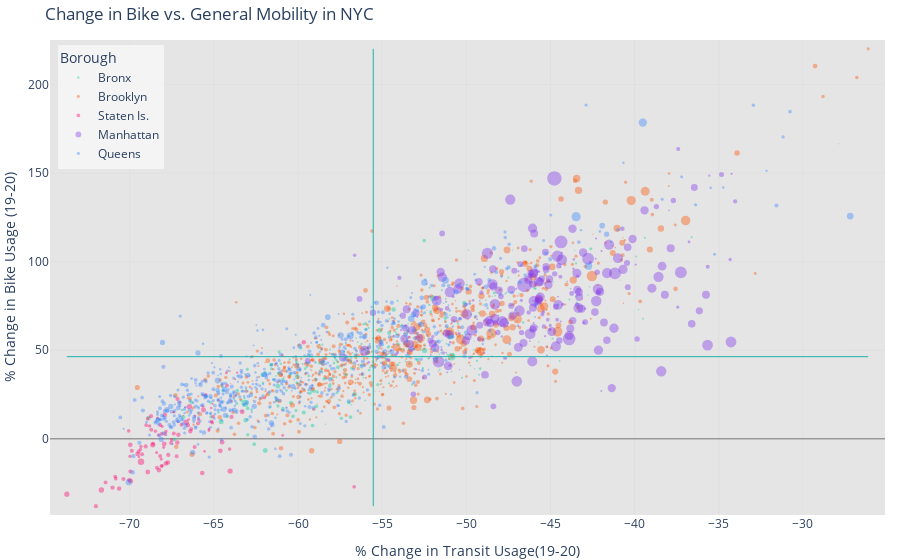

Here is the notebook cell this chart was saved with:
### Markdown cell above
### PLOT  
Scatterplot ->  
* y = 'bike_change'
* x = 'tr_change'

### Code cell
import plotly.graph_objects as go

y = 'bike_change'
x = 'tr_change'
colors = ['#00cc9d','#fb5607','#ff006e','#8338ec','#3a86ff']

fig = go.Figure()
for i,n in enumerate(dfm['boro'].unique().tolist()):
    temp = dfm[ dfm['boro'] == n ]

    fig.add_trace(go.Scatter(
        y=temp[y] , x=temp[x],
        mode='markers',
        text = temp['dest'],
        hovertemplate = '<b>%{text}</b><br>Ch. in Transit Usage: %{x:.1f}%<br>Ch. in Bike Usage: %{y:.1f}%<extra></extra>',
        marker_color= colors[i],
        name = n,
        marker=dict(
            size=temp['mhi']/10000, opacity = 0.4,
            line = dict( width = 0))
            ))

fig.add_shape( # Median X axis
    type="line",line=dict(color="LightSeaGreen",width=1),
    x0=dfm[x].median() , x1=dfm[x].median() , 
    y0=dfm[y].min(), y1=dfm[y].max(),
    )
fig.add_shape( # Median Y axis
    type="line",line=dict(color="LightSeaGreen",width=1),
    x0=dfm[x].min(), x1=dfm[x].max(),
    y0=dfm[y].median(), y1=dfm[y].median(),
    )

fig.update_xaxes( 
    title = '% Change in Transit Usage(19-20)' , 
    showgrid=True, gridwidth=0.25, gridcolor='lightgrey',zerolinecolor='black',zerolinewidth=0.5,
    range=[dfm[x].min()-1 , dfm[x].max()+1 ] )

fig.update_yaxes( 
    title = '% Change in Bike Usage (19-20)' ,
    showgrid=True, gridwidth=0.25, gridcolor='lightgrey',zerolinecolor='black',zerolinewidth=0.5,
    range=[ dfm[y].min()-5 , dfm[y].max()+5 ] )

fig.update_layout(
    legend=dict(
        title = 'Borough',
        yanchor="top" , y=0.99,
        xanchor="left" , x=0.01,
        bgcolor = 'rgba(255,255,255,0.6)'
    ))

fig.update_layout( margin=dict(l=10,r=15,t=40,b=3) , plot_bgcolor = '#e5e5e5' , title = 'Change in Bike vs. General Mobility in NYC')
fig.show()

### Figure 1 — Plotly figure (JSON) as saved in the notebook; plotly's stock layout.template omitted (floating-point values rounded to 4 significant figures; data arrays with more than 128 entries replaced by an {"elided": "..."} marker saying what was removed)
{"data": [{"hovertemplate": "<b>%{text}</b><br>Ch. in Transit Usage: %{x:.1f}%<br>Ch. in Bike Usage: %{y:.1f}%<extra></extra>", "marker": {"color": "#00cc9d", "line": {"width": 0}, "opacity": 0.4, "size": {"elided": "324 float values"}}, "mode": "markers", "name": "Bronx", "text": {"elided": "324 str values"}, "type": "scatter", "x": {"elided": "324 float values"}, "y": {"elided": "324 float values"}}, {"hovertemplate": "<b>%{text}</b><br>Ch. in Transit Usage: %{x:.1f}%<br>Ch. in Bike Usage: %{y:.1f}%<extra></extra>", "marker": {"color": "#fb5607", "line": {"width": 0}, "opacity": 0.4, "size": {"elided": "730 float values"}}, "mode": "markers", "name": "Brooklyn", "text": {"elided": "730 str values"}, "type": "scatter", "x": {"elided": "730 float values"}, "y": {"elided": "730 float values"}}, {"hovertemplate": "<b>%{text}</b><br>Ch. in Transit Usage: %{x:.1f}%<br>Ch. in Bike Usage: %{y:.1f}%<extra></extra>", "marker": {"color": "#ff006e", "line": {"width": 0}, "opacity": 0.4, "size": [3.47, 4.021, 4, 4.184, 2.596, 2.894, 5.449, 3.571, 4.5, 4.464, 3.159, 3.925, 4.441, 4.843, 4.029, 3.272, 4.024, 4.02, 3.969, 4.331, 4.179, 4.031, 3.743, 4.681, 2.662, 3.74, 6.523, 4.767, 3.453, 3.885, 4.97, 2.653, 4.498, 4.053, 4.157, 5.03, 3.973, 4.06, 3.5, 3.891, 2.934, 4.276, 4.247, 1.728, 4.456, 3.836, 3.174, 3.143, 5.24, 4.38, 4.173, 3.811, 3.448, 2.697, 2.742, 3.889, 5.419, 5.407, 2.535, 4.041, 3.619, 2.993, 2.746, 4.507, 4.261, 3.616, 5.159, 4.424, 3.208, 3.385, 3.05, 3.465, 4.721, 1.976, 3.342, 0.9286, 3.027, 2.688, 3.463, 2.784, 3.503, 4.056, 4.768, 4.956, 3.877, 1.042, 4.128, 2.539, 3.536, 5.27, 3.685, 3.165, 3.962, 4.665, 2.041, 4.688, 4.469, 4.214, 3.594, 4.774, 3.597, 2.352, 3.69, 3.688, 3.851]}, "mode": "markers", "name": "Staten Is.", "text": ["36085029102", "36085027702", "36085032300", "36085013201", "36085027900", "36085004700", "36085006700", "36085027706", "36085000300", "36085012200", "36085010500", "36085024800", "36085019800", "36085017700", "36085029103", "36085024700", "36085018100", "36085013400", "36085011202", "36085009602", "36085027301", "36085017012", "36085018901", "36085015602", "36085002100", "36085014607", "36085014700", "36085020100", "36085016901", "36085005000", "36085012804", "36085013302", "36085014100", "36085025100", "36085011402", "36085017600", "36085027704", "36085018701", "36085005900", "36085009601", "36085011401", "36085013204", "36085024401", "36085002900", "36085017005", "36085003900", "36085007000", "36085021300", "36085015100", "36085030302", "36085020801", "36085012500", "36085013800", "36085020700", "36085012806", "36085020804", "36085015601", "36085012100", "36085006400", "36085017007", "36085029104", "36085000900", "36085017300", "36085014604", "36085014606", "36085030301", "36085024402", "36085015603", "36085007400", "36085011201", "36085023100", "36085023900", "36085014605", "36085007500", "36085027302", "36085002700", "36085001700", "36085001100", "36085018702", "36085031902", "36085027705", "36085009700", "36085020803", "36085003300", "36085003600", "36085013301", "36085017008", "36085004000", "36085012805", "36085017009", "36085017010", "36085007700", "36085014608", "36085002001", "36085008100", "36085017011", "36085002002", "36085018902", "36085000600", "36085019700", "36085022300", "36085000700", "36085000800", "36085001800", "36085013203"], "type": "scatter", "x": [-69.37, -66.14, -68.19, -68.73, -67.14, -60.91, -66.45, -65.13, -59.66, -67.11, -68.08, -71.44, -71.02, -67.95, -69.88, -65.91, -67.21, -66.92, -68.38, -66.54, -67.17, -69.97, -69.02, -68.27, -60.94, -68.62, -69.33, -64.51, -68.82, -64.22, -63.32, -66.51, -67.92, -68.72, -65.94, -69.95, -66.35, -67.38, -65.49, -68.09, -65.3, -69.06, -72.01, -66.73, -67.73, -68.93, -68.4, -68.35, -68.63, -66.4, -70.04, -65.05, -69.98, -65.29, -65.55, -70.86, -71.69, -66.65, -69.45, -69.27, -67.89, -64.26, -66.12, -67.86, -67.71, -68.28, -73.74, -70.63, -67.98, -68.13, -67.04, -68.47, -69.53, -63.73, -68.07, -65.49, -65.65, -65.16, -67.85, -67.39, -69.34, -67.55, -68.93, -65.62, -69.47, -64.01, -70.37, -63.96, -65.1, -64.04, -70.83, -61.99, -68.19, -69.97, -65.07, -65.69, -67.17, -63.95, -64.07, -64.62, -70.06, -63.62, -67.51, -56.66, -68.11], "y": [-6.076, -4.557, 7.758, 12.78, 9.47, 1.934, 18.17, 9.715, 54.56, 2.331, 7.044, -24.59, -27.54, -2.872, -6.699, 10.96, -9.846, 7.907, -16.38, 7.677, 22.56, -18.42, 7.735, -17.64, 47.2, -2.763, -12.92, -1.926, 7.228, 30.18, 15.29, 10.92, 13.64, 5.076, 8.743, -23.78, 5.504, 2.967, 24.83, 2.89, 4.694, -4.277, -38.0, 17.72, -13.32, 11.33, -7.749, 11.67, -3.362, 4.264, -23.36, 12.58, -9.892, 5.613, -7.015, -21.34, -28.91, 9.372, -10.24, -8.686, 2.652, 37.28, 12.88, -13.99, -9.075, 2.168, -31.23, -28.02, -4.813, -11.43, 20.67, 4.301, -8.573, 33.67, -15.19, 14.11, 18.36, 17.4, 4.166, 15.03, -4.322, -2.316, -18.73, 16.32, -7.137, 31.21, -22.7, 21.28, 9.04, -18.19, -22.51, 23.19, -9.723, -3.387, 19.68, -19.29, -2.062, 12.37, -5.811, -6.798, 4.483, 37.39, -0.6008, -27.05, -15.37]}, {"hovertemplate": "<b>%{text}</b><br>Ch. in Transit Usage: %{x:.1f}%<br>Ch. in Bike Usage: %{y:.1f}%<extra></extra>", "marker": {"color": "#8338ec", "line": {"width": 0}, "opacity": 0.4, "size": {"elided": "275 float values"}}, "mode": "markers", "name": "Manhattan", "text": {"elided": "275 str values"}, "type": "scatter", "x": {"elided": "275 float values"}, "y": {"elided": "275 float values"}}, {"hovertemplate": "<b>%{text}</b><br>Ch. in Transit Usage: %{x:.1f}%<br>Ch. in Bike Usage: %{y:.1f}%<extra></extra>", "marker": {"color": "#3a86ff", "line": {"width": 0}, "opacity": 0.4, "size": {"elided": "633 float values"}}, "mode": "markers", "name": "Queens", "text": {"elided": "633 str values"}, "type": "scatter", "x": {"elided": "633 float values"}, "y": {"elided": "633 float values"}}], "layout": {"legend": {"bgcolor": "rgba(255,255,255,0.6)", "title": {"text": "Borough"}, "x": 0.01, "xanchor": "left", "y": 0.99, "yanchor": "top"}, "margin": {"b": 3, "l": 10, "r": 15, "t": 40}, "plot_bgcolor": "#e5e5e5", "shapes": [{"line": {"color": "LightSeaGreen", "width": 1}, "type": "line", "x0": -55.53, "x1": -55.53, "y0": -38.0, "y1": 220.2}, {"line": {"color": "LightSeaGreen", "width": 1}, "type": "line", "x0": -73.74, "x1": -26.12, "y0": 46.38, "y1": 46.38}], "title": {"text": "Change in Bike vs. General Mobility in NYC"}, "xaxis": {"gridcolor": "lightgrey", "gridwidth": 0.25, "range": [-74.74, -25.12], "showgrid": true, "title": {"text": "% Change in Transit Usage(19-20)"}, "zerolinecolor": "black", "zerolinewidth": 0.5}, "yaxis": {"gridcolor": "lightgrey", "gridwidth": 0.25, "range": [-43.0, 225.2], "showgrid": true, "title": {"text": "% Change in Bike Usage (19-20)"}, "zerolinecolor": "black", "zerolinewidth": 0.5}}}
